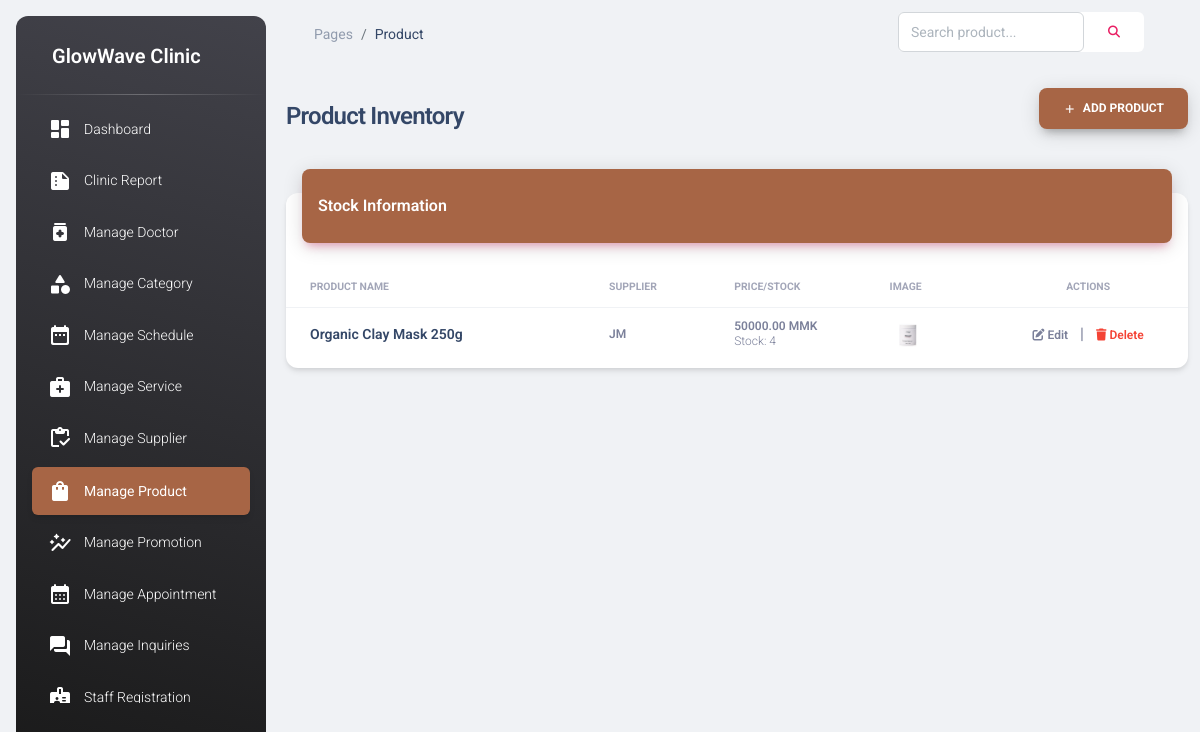
Screenshot of /pages/Product_Entry.php (signed in) with the database file from the repository.
### tables this page shows
CREATE TABLE `product` (
  `productID` int(11) NOT NULL,
  `productName` varchar(100) NOT NULL,
  `supplierID` int(11) DEFAULT NULL,
  `price` decimal(10,2) NOT NULL,
  `quantity` int(11) NOT NULL,
  `description` text DEFAULT NULL,
  `productImage` varchar(255) DEFAULT NULL
);

CREATE TABLE `supplier` (
  `supplierID` int(11) NOT NULL,
  `supplierName` varchar(150) NOT NULL,
  `supplierAddress` text NOT NULL,
  `supplierEmail` varchar(100) NOT NULL,
  `supplierPhone` varchar(20) NOT NULL,
  `contactName` varchar(100) NOT NULL
);

### pages/Product_Entry.php (the view, shortened to what this page needs)
<?php
include('connect.php');
?>
<!DOCTYPE html>
<html lang="en">
<head>
    <link rel="stylesheet" href="https://cdnjs.cloudflare.com/ajax/libs/font-awesome/6.5.2/css/all.min.css" />
    <link id="pagestyle" href="../assets/css/material-dashboard.css?v=3.1.0" rel="stylesheet" />
</head>
<body class="g-sidenav-show bg-gray-200">
<aside class="sidenav navbar navbar-vertical navbar-expand-xs border-0 border-radius-xl my-3 fixed-start ms-3 bg-gradient-dark" id="sidenav-main">
    <div class="sidenav-header">
        <div class="navbar-brand m-0">
            <span class="ms-1 font-weight-bold text-white" style="font-size: 20px;">GlowWave Clinic</span>
        </div>
    </div>
    <hr class="horizontal light mt-0 mb-2">
    <div class="collapse navbar-collapse w-auto" id="sidenav-collapse-main">
        <ul class="navbar-nav">
            <li class="nav-item">
                <a class="nav-link text-white" href="../pages/dashboard.php">
                    <div class="text-white text-center me-2 d-flex align-items-center justify-content-center">
                        <i class="material-icons-round opacity-10">dashboard</i>
                    </div>
                    <span class="nav-link-text ms-1">Dashboard</span>
                </a>
            </li>
            <li class="nav-item">
                <a class="nav-link text-white" href="../pages/Report_Revenue.php">
                    <div class="text-white text-center me-2 d-flex align-items-center justify-content-center">
                        <i class="material-icons-round opacity-10">summarize</i>
                    </div>
                    <span class="nav-link-text ms-1">Clinic Report</span>
                </a>
            </li>
            <li class="nav-item">
                <a class="nav-link text-white" href="../pages/Doctor_Entry.php">
                    <div class="text-white text-center me-2 d-flex align-items-center justify-content-center">
                        <i class="material-icons-round opacity-10">medication</i>
                    </div>
                    <span class="nav-link-text ms-1">Manage Doctor</span>
                </a>
            </li>
            <li class="nav-item">
                <a class="nav-link text-white" href="../pages/Category_Entry.php">
                    <div class="text-white text-center me-2 d-flex align-items-center justify-content-center">
                        <i class="material-icons-round opacity-10">category</i>
                    </div>
                    <span class="nav-link-text ms-1">Manage Category</span>
                </a>
            </li>
            <li class="nav-item">
                <a class="nav-link text-white" href="../pages/Schedule_Entry.php">
                    <div class="text-white text-center me-2 d-flex align-items-center justify-content-center">
                        <i class="material-icons-round opacity-10">date_range</i>
                    </div>
                    <span class="nav-link-text ms-1">Manage Schedule</span>
                </a>
            </li>
            <li class="nav-item">
                <a class="nav-link text-white" href="../pages/Treatment_Entry.php">
                    <div class="text-white text-center me-2 d-flex align-items-center justify-content-center">
                        <i class="material-icons-round opacity-10">medical_services</i>
                    </div>
                    <span class="nav-link-text ms-1">Manage Service</span>
                </a>
            </li>
            <li class="nav-item">
                <a class="nav-link text-white" href="../pages/Supplier_Entry.php">
                    <div class="text-white text-center me-2 d-flex align-items-center justify-content-center">
                        <i class="material-icons-round opacity-10">inventory</i>
                    </div>
                    <span class="nav-link-text ms-1">Manage Supplier</span>
                </a>
            </li>
            <li class="nav-item">
                <a class="nav-link text-white active bg-custom-brown" href="../pages/Product_Entry.php">
                    <div class="text-white text-center me-2 d-flex align-items-center justify-content-center">
                        <i class="material-icons-round opacity-10">shopping_bag</i>
                    </div>
                    <span class="nav-link-text ms-1">Manage Product</span>
                </a>
            </li>
            <li class="nav-item">
                <a class="nav-link text-white" href="../pages/Promotion_Entry.php">
                    <div class="text-white text-center me-2 d-flex align-items-center justify-content-center">
                        <i class="material-icons-round opacity-10">auto_graph</i>
                    </div>
                    <span class="nav-link-text ms-1">Manage Promotion</span>
                </a>
            </li>
            <li class="nav-item">
                <a class="nav-link text-white" href="../pages/Appointment_Manage.php">
                    <div class="text-white text-center me-2 d-flex align-items-center justify-content-center">
                        <i class="material-icons-round opacity-10">calendar_month</i>
                    </div>
                    <span class="nav-link-text ms-1">Manage Appointment</span>
                </a>
            </li>
            <li class="nav-item">
                <a class="nav-link text-white" href="../pages/Contact_Manage.php">
                    <div class="text-white text-center me-2 d-flex align-items-center justify-content-center">
                        <i class="material-icons-round opacity-10">forum</i>
                    </div>
                    <span class="nav-link-text ms-1">Manage Inquiries</span>
                </a>
            </li>
            <li class="nav-item">
                <a class="nav-link text-white" href="../pages/sign-up.php">
                    <div class="text-white text-center me-2 d-flex align-items-center justify-content-center">
                        <i class="material-icons-round opacity-10">badge</i>
                    </div>
                    <span class="nav-link-text ms-1">Staff Registration</span>
                </a>
            </li>
        </ul>
    </div>
</aside>
    <main class="main-content position-relative max-height-vh-100 h-100 border-radius-lg">
        <nav class="navbar navbar-main navbar-expand-lg px-0 mx-4 shadow-none border-radius-xl" id="navbarBlur">
            <div class="container-fluid py-1 px-3">
                <nav aria-label="breadcrumb">
                    <ol class="breadcrumb bg-transparent mb-0 pb-0 pt-1 px-0 me-sm-6 me-5">
                        <li class="breadcrumb-item text-sm"><a class="opacity-5 text-dark" href="javascript:;">Pages</a></li>
                        <li class="breadcrumb-item text-sm text-dark active" aria-current="page">Product</li>
                    </ol>
                </nav>
                <div class="ms-md-auto pe-md-3 d-flex align-items-center">
                    <form action="Product_Entry.php" method="POST" class="input-group input-group-outline bg-white rounded">
                        <input type="text" name="txtSearch" placeholder="Search product..." class="form-control">
                        <button type="submit" name="search-info" class="btn btn-link m-0"><i class="fa-solid fa-magnifying-glass"></i></button>
                    </form>
                </div>
            </div>
        </nav>
        <div class="container-fluid py-4">
            <div class="row mb-4">
                <div class="col-12 d-flex justify-content-between align-items-center">
                    <h4 class="mb-0">Product Inventory</h4>
                    <button type="button" class="btn btn-custom-brown shadow-dark" data-bs-toggle="modal" data-bs-target="#addProductModal">
                        <i class="material-icons text-sm">add</i>&nbsp;&nbsp;Add Product
                    </button>
                </div>
            </div>
            <div class="row">
                <div class="col-12">
                    <div class="card my-4">
                        <div class="card-header p-0 position-relative mt-n4 mx-3 z-index-2">
                            <div class="bg-custom-brown shadow-primary border-radius-lg pt-4 pb-3">
                                <h6 class="text-white text-capitalize ps-3">Stock Information</h6>
                            </div>
                        </div>
                        <div class="card-body px-0 pb-2">
                            <div class="table-responsive p-0">
                                <table class="table align-items-center mb-0">
                                    <thead>
                                        <tr>
                                            <th class="text-uppercase text-secondary text-xxs font-weight-bolder opacity-7">Product Name</th>
                                            <th class="text-uppercase text-secondary text-xxs font-weight-bolder opacity-7 ps-2">Supplier</th>
                                            <th class="text-uppercase text-secondary text-xxs font-weight-bolder opacity-7 ps-2">Price/Stock</th>
                                            <th class="text-uppercase text-secondary text-xxs font-weight-bolder opacity-7 ps-2">Image</th>
                                            <th class="text-center text-uppercase text-secondary text-xxs font-weight-bolder opacity-7">Actions</th>
                                        </tr>
                                    </thead>
                                    <tbody>
                                        <?php
                                        $query_str = "SELECT p.*, s.supplierName FROM product p, supplier s WHERE p.supplierID = s.supplierID ORDER BY p.productID DESC";
                                        $result = mysqli_query($connect, $query_str);
                                        while ($row = mysqli_fetch_array($result)) {
                                            echo "
                                            <tr>
                                                <td><div class='d-flex px-3 py-1'><h6 class='mb-0 text-sm'>{$row['productName']}</h6></div></td>
                                                <td><p class='text-xs font-weight-bold mb-0'>{$row['supplierName']}</p></td>
                                                <td>
                                                    <p class='text-xs font-weight-bold mb-0'>{$row['price']} MMK</p>
                                                    <p class='text-xs text-secondary mb-0'>Stock: {$row['quantity']}</p>
                                                </td>
                                                <td><img src='{$row['productImage']}' class='avatar avatar-sm me-3 border-radius-lg' alt='product'></td>
                                                <td class='align-middle text-center'>
                                                    <a href='Product_Update.php?productID={$row['productID']}' class='text-secondary font-weight-bold text-xs'><i class='fa fa-edit'></i> Edit</a>
                                                    <span class='mx-2'>|</span>
                                                    <a href='Product_Delete.php?productID={$row['productID']}' class='text-danger font-weight-bold text-xs' onclick=\"return confirm('Are you sure?')\"><i class='fa fa-trash'></i> Delete</a>
                                                </td>
                                            </tr>";
                                        }
                                        ?>
                                    </tbody>
                                </table>
                            </div>
                        </div>
                    </div>
                </div>
            </div>
        </div>
    </main>
</body>
</html>

### pages/Product_Entry.php (style rules this page uses)
.bg-custom-brown { background-color: #A76545 !important; color: white !important; }
.btn-custom-brown { background-color: #A76545 !important; color: white !important; border: none; }

### rows the page displays
product: productName "Organic Clay Mask 250g", supplierID.supplierName "JM", price "50000.00", quantity "4", productImage (picture)
